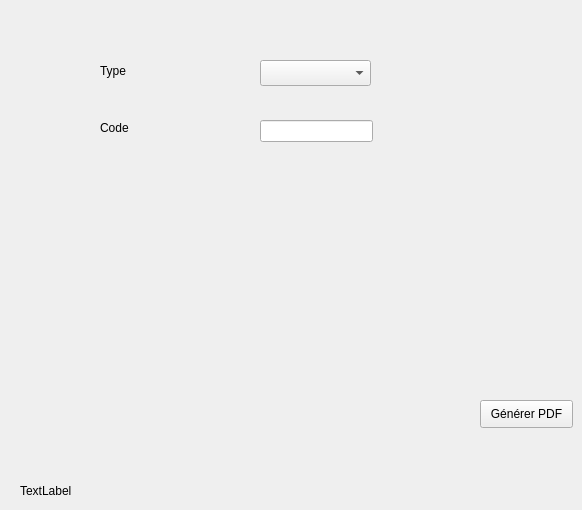
    <widget class="QWidget" name="tab_13">
     <attribute name="title">
      <string>Impression du PDF</string>
     </attribute>
     <widget class="QPushButton" name="pushButton_imprimer">
      <property name="geometry">
       <rect>
        <x>480</x>
        <y>400</y>
        <width>93</width>
        <height>28</height>
       </rect>
      </property>
      <property name="text">
       <string>Générer PDF</string>
      </property>
     </widget>
     <widget class="QLabel" name="label_28">
      <property name="geometry">
       <rect>
        <x>100</x>
        <y>120</y>
        <width>55</width>
        <height>16</height>
       </rect>
      </property>
      <property name="text">
       <string>Code</string>
      </property>
     </widget>
     <widget class="QComboBox" name="comboBox_type_pdf">
      <property name="geometry">
       <rect>
        <x>260</x>
        <y>60</y>
        <width>111</width>
        <height>26</height>
       </rect>
      </property>
     </widget>
     <widget class="QLabel" name="label">
      <property name="geometry">
       <rect>
        <x>100</x>
        <y>60</y>
        <width>55</width>
        <height>21</height>
       </rect>
      </property>
      <property name="text">
       <string>Type</string>
      </property>
     </widget>
     <widget class="QLabel" name="img5">
      <property name="geometry">
       <rect>
        <x>20</x>
        <y>480</y>
        <width>181</width>
        <height>21</height>
       </rect>
      </property>
      <property name="text">
       <string>TextLabel</string>
      </property>
     </widget>
     <widget class="QLineEdit" name="lineEdit_code_pdf">
      <property name="geometry">
       <rect>
        <x>260</x>
        <y>120</y>
        <width>113</width>
        <height>22</height>
       </rect>
      </property>
     </widget>
    </widget>
